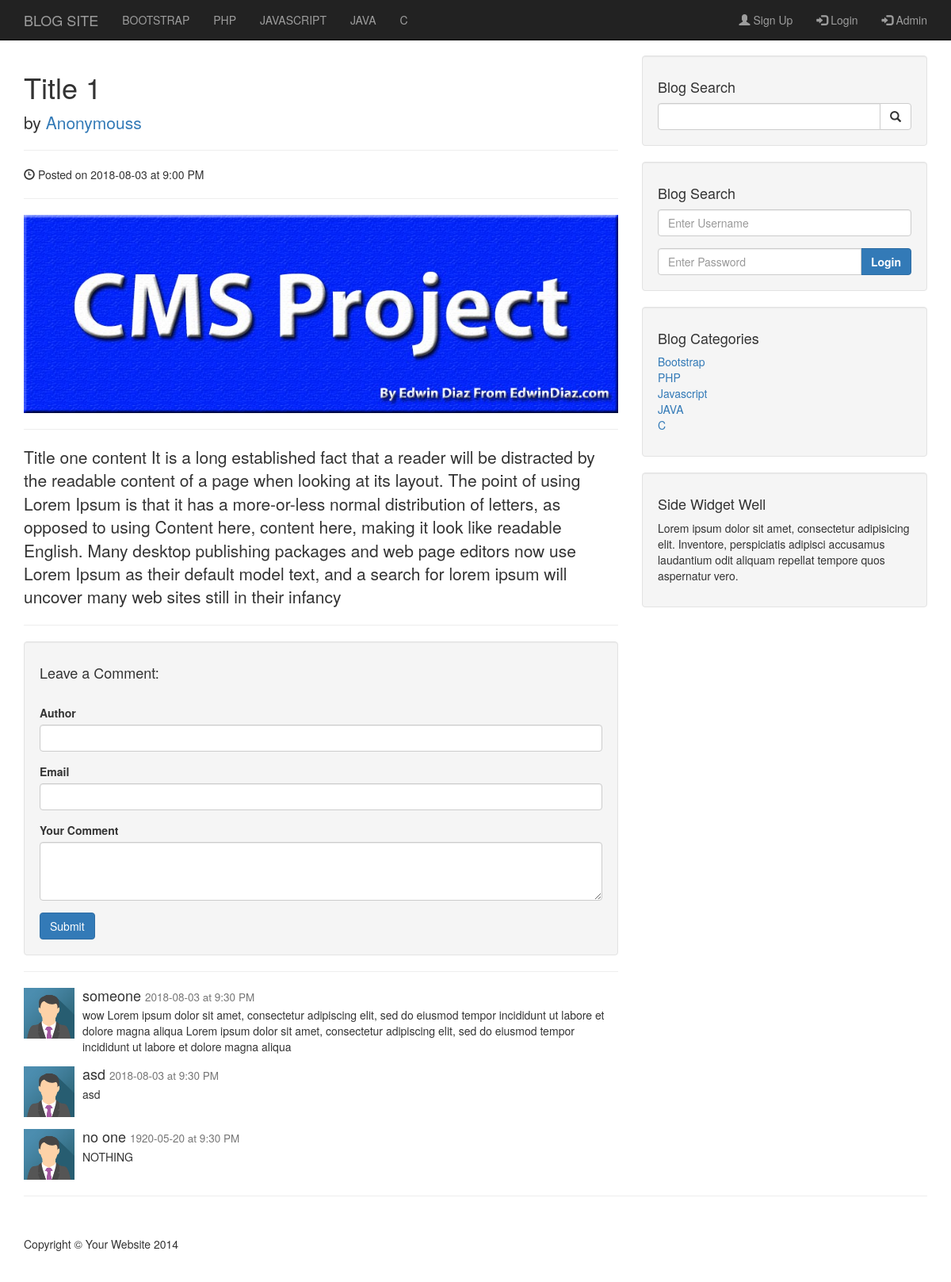
Screenshot of /post.php?post_id=1 with the database file from the repository.
### tables this page shows
CREATE TABLE `categories` (
  `cat_id` int(5) NOT NULL,
  `cat_title` varchar(255) NOT NULL
);

CREATE TABLE `posts` (
  `post_id` int(11) NOT NULL,
  `post_category_id` int(11) NOT NULL DEFAULT '0',
  `post_title` varchar(255) NOT NULL,
  `post_author` varchar(255) NOT NULL DEFAULT 'Anonymous',
  `post_date` date NOT NULL DEFAULT '1920-05-28',
  `post_image` varchar(512) NOT NULL DEFAULT 'sample_1.jpg',
  `post_content` text NOT NULL,
  `post_tags` varchar(255) NOT NULL DEFAULT 'None',
  `post_comment_count` int(11) NOT NULL DEFAULT '0',
  `post_status` varchar(255) NOT NULL DEFAULT 'new'
);

CREATE TABLE `comments` (
  `comment_id` int(11) NOT NULL,
  `comment_post_id` int(11) NOT NULL,
  `comment_author` varchar(255) NOT NULL,
  `comment_email` varchar(255) NOT NULL,
  `comment_status` varchar(255) NOT NULL,
  `comment_date` date NOT NULL DEFAULT '1920-05-20',
  `comment_content` varchar(255) NOT NULL DEFAULT 'NOTHING'
);

### post.php (the view, shortened to what this page needs)
<?php include "includes/db.php" ?>
<?php include "includes/header.php" ?>
    <?php include "includes/navigation.php" ?>
    <div class="container">
        <div class="row">
            <div class="col-lg-8">
                <?php
                    if(isset($_GET["post_id"])){
                        $post_id = $_GET["post_id"];
                        $query = "SELECT * FROM posts WHERE post_id = {$post_id}";
                        $query_result = mysqli_query($connection,$query);
                        if($query_result){
                            while($row = mysqli_fetch_assoc($query_result)){
                                $post_title = $row["post_title"];
                                $post_author = $row["post_author"];
                                $post_date = $row["post_date"];
                                $post_image = $row["post_image"];
                                $post_content = $row["post_content"];
                            }
                        }
                    }
                ?>
                <h1><?php echo "$post_title" ?></h1>
                <p class="lead">
                    by <a href="#"><?php echo "$post_author" ?></a>
                </p>
                <hr>
                <p><span class="glyphicon glyphicon-time"></span> Posted on <?php echo "$post_date" ?> at 9:00 PM</p>
                <hr>
                <img class="img-responsive" src="images/<?php echo "$post_image" ?>" alt="images/default.jpg">
                <hr>
                <p class="lead"><?php echo "$post_content" ?></p>
                <hr>
                <div class="well">
                    <h4>Leave a Comment:</h4>
                    <br>
                    <form role="form" method="post" action="">
                        <div class="form-group">
                            <label for="Author">Author</label>
                            <input type="text" class="form-control" name="comment_author">
                        </div>
                        <div class="form-group">
                            <label for="Email">Email</label>
                            <input type="email" class="form-control" name="comment_email">
                        </div>
                        <div class="form-group">
                            <label for="Comment">Your Comment</label>
                            <textarea class="form-control" name="comment_content" rows="3"></textarea>
                        </div>
                        <button type="submit" name="comment_submit" class="btn btn-primary">Submit</button>
                    </form>
                </div>
                <hr>
                <?php
                    $comment_post_id = $_GET['post_id'];
                    $comment_query = "SELECT * FROM comments WHERE comment_post_id = {$comment_post_id} AND comment_status = 'approved' ORDER BY comment_id DESC";
                    $comment_query_result = mysqli_query($connection,$comment_query);
                    if(!$comment_query_result){
                        echo "No Comments Found";
                    }else{
                        $row_count = mysqli_num_rows($comment_query_result);
                        if($row_count > 0){
                            while($row_comment = mysqli_fetch_assoc($comment_query_result)){
                                $comment_author = $row_comment['comment_author'];
                                $comment_date = $row_comment['comment_date'];
                                $comment_content = $row_comment['comment_content'];
                ?>
                                <div class="media">
                                    <a class="pull-left" href="#">
                                        <img class="media-object" width="64" height="64" src="images/comment_avatar.png" alt="images/comment_avatar.png">
                                    </a>
                                    <div class="media-body">
                                        <h4 class="media-heading"><?php echo $comment_author; ?>
                                            <small><?php echo $comment_date; ?> at 9:30 PM</small>
                                        </h4>
                                        <?php echo $comment_content ?>
                                    </div>
                                </div>
                <?php
                            }
                        }else{
                            echo "<h4 class='text-center'>No Comments yet!!! Be the first one to comment</h4>";
                        }
                    }
                ?>
            </div>
            <?php include "includes/sidebar.php" ?>
        </div>
        <hr>
        <footer>
            <div class="row">
                <div class="col-lg-12">
                    <p>Copyright &copy; Your Website 2014</p>
                </div>
            </div>
        </footer>
    </div>
</body>
</html>

### includes/header.php (shortened to what this page needs)
<!DOCTYPE html>
<html lang="en">
<head>
    <link href="css/bootstrap.min.css" rel="stylesheet">
    <link href="css/blog-home.css" rel="stylesheet">
</head>
<body>

### includes/navigation.php (shortened to what this page needs)
<nav class="navbar navbar-inverse navbar-fixed-top" role="navigation">
    <div class="container">
        <div class="navbar-header">
            <a class="navbar-brand" href="index.php">BLOG SITE</a>
        </div>
        <div class="collapse navbar-collapse" id="bs-example-navbar-collapse-1">
            <ul class="nav navbar-nav">
                <?php
                    $query = "SELECT * FROM categories";
                    $query_result = mysqli_query($connection,$query);
                    if($query_result){
                        while($row = mysqli_fetch_assoc($query_result)){
                            $cat_title=strtoupper($row['cat_title']);
                            echo "<li>
                                    <a href='#'>{$cat_title}</a>
                                </li>";
                        }
                    }else{
                        die("QUERY FAILED ". mysqli_error($connection));
                    }
                ?>
            </ul>
            <ul class="nav navbar-nav navbar-right">
              <li><a href="#"><span class="glyphicon glyphicon-user"></span> Sign Up</a></li>
              <li><a href="#"><span class="glyphicon glyphicon-log-in"></span> Login</a></li>
              <li><a href="admin"><span class="glyphicon glyphicon-log-in"></span> Admin</a></li>
            </ul>
        </div>
    </div>
</nav>

### includes/sidebar.php
<div class="col-md-4">
    <div class="well">
        <h4>Blog Search</h4>
        <form action="search.php" method="post">
            <div class="input-group">
                <input name="search" type="text" class="form-control">
                <span class="input-group-btn">
                    <button name="submit" class="btn btn-default" type="submit">
                        <span class="glyphicon glyphicon-search"></span>
                </button>
                </span>
            </div>
        </form>
    </div>
    <div class="well">
        <h4>Blog Search</h4>
        <form action="includes/login.php" method="post">
            <div class="form-group">
                <input name="username" type="text" class="form-control" placeholder="Enter Username">
            </div>
            <div class="input-group">
                <input name="password" type="password" class="form-control" placeholder="Enter Password">
                <span class="input-group-btn">
                    <button class="btn btn-primary" name="login" type="submit"><b>Login</b></button>
                </span>
            </div>
        </form>
    </div>
    <div class="well">
        <h4>Blog Categories</h4>
        <div class="row">
            <div class="col-lg-12">
                <ul class="list-unstyled">
                    <?php
                        $query = "SELECT * FROM categories LIMIT 12";
                        $query_result = mysqli_query($connection,$query);
                        if($query_result){
                            while($row = mysqli_fetch_assoc($query_result)){
                                $cat_id = $row['cat_id'];
                                $cat_title = $row['cat_title'];
                                echo "<li>
                                        <a href='category.php?post_id={$cat_id}'>{$cat_title}</a>
                                    </li>";
                            }
                        }else{
                            echo "<li class='warning'>Error!!!! NO CATEGORIES FOUND</li>";
                        }
                    ?>
                </ul>
            </div>
        </div>
    </div>
    <?php include "widget.php" ?>
</div>

### includes/widget.php
<div class="well">
    <h4>Side Widget Well</h4>
    <p>Lorem ipsum dolor sit amet, consectetur adipisicing elit. Inventore, perspiciatis adipisci accusamus laudantium odit aliquam repellat tempore quos aspernatur vero.</p>
</div>

### css/blog-home.css (style rules this page uses)
body { padding-top: 70px; }
footer { margin: 50px 0; }

### rows the page displays
categories: cat_title "BOOTSTRAP", cat_title "Bootstrap"
categories: cat_title "PHP"
categories: cat_title "JAVASCRIPT", cat_title "Javascript"
categories: cat_title "JAVA"
categories: cat_title "C"
posts: post_title "Title 1", post_author "Anonymouss", post_date "2018-08-03", post_image (picture), post_content "Title one content It is a long established fact that a reader will be distracted by the readable content of a page when looking at its layout. The point of using Lorem Ipsum is that it has a more-or-less normal distribution of letters, as opposed to using Content here, content here, making it look like readable English. Many desktop publishing packages and web page editors now use Lorem Ipsum as their default model text, and a search for lorem ipsum will uncover many web sites still in their infancy"
comments: comment_author "someone", comment_date "2018-08-03", comment_content "wow Lorem ipsum dolor sit amet, consectetur adipiscing elit, sed do eiusmod tempor incididunt ut labore et dolore magna aliqua Lorem ipsum dolor sit amet, consectetur adipiscing elit, sed do eiusmod tempor incididunt ut labore et dolore magna aliqua"
comments: comment_author "asd", comment_date "2018-08-03", comment_content "asd"
comments: comment_author "no one", comment_date "1920-05-20", comment_content "NOTHING"
